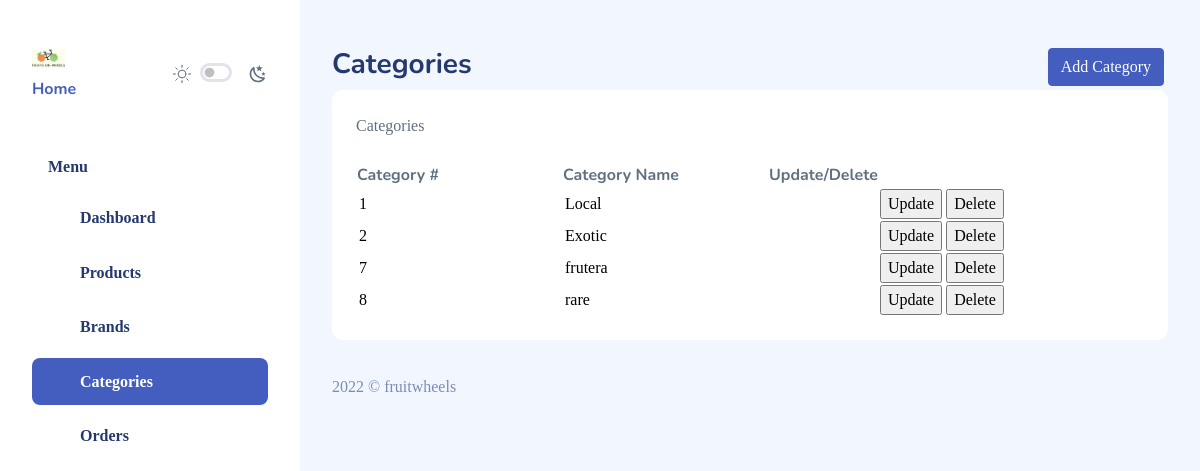
The page /view/admin_categories.php on the database its author committed.
### tables this page shows
CREATE TABLE `categories` (
  `cat_id` int(11) NOT NULL,
  `cat_name` varchar(100) NOT NULL
);

### controllers/product_controller.php (called while the page is built, shortened)
<?php
include("../classes/product_class.php");
function get_all_cat_ctr()
{
  $cat_list = new product_class();
  return $cat_list->get_all_cat_cls();
}
?>

### classes/product_class.php (called while the page is built, shortened)
<?php
require("../settings/db_class.php");
class product_class extends db_connection
{
	public function get_all_cat_cls(){
		$sql = "SELECT * FROM categories";
		return $this->db_fetch_all($sql);
	}
}
?>

### settings/db_class.php (called while the page is built, shortened)
<?php
class db_connection
{
	public $db = null;
	public $results = null;
	function db_connect()
	{
		$this->db= mysqli_connect(SERVER,USERNAME,PASSWD,DATABASE);
		if (mysqli_connect_errno())
		{
			return false;
		}else
		{
			return true;
		}
	}
	function db_query($sqlQuery)
	{
		$this->results = mysqli_query($this->db,$sqlQuery);
		if ($this->results == false)
		{
			return false;
		}else
		{
			return true;
		}
	}
	function db_fetch_all($sql)
	{
		if(!$this->db_query($sql))
		{
			return false;
		}
		return mysqli_fetch_all($this->results, MYSQLI_ASSOC);
	}
}
?>

### view/admin_categories.php (the view, shortened to what this page needs)
<?php
require("../controllers/product_controller.php");
?>
<!DOCTYPE html>
<html lang="en">
<head>
    <link rel="stylesheet" href="admin/assets/css/main/app.css">
    <link rel="stylesheet" href="admin/assets/css/main/app-dark.css">
    <link rel="stylesheet" href="admin/assets/css/pages/simple-datatables.css">
    <link rel="stylesheet" href="https://cdnjs.cloudflare.com/ajax/libs/font-awesome/6.1.1/css/all.min.css" />
</head>
<body>
    <div id="app">
        <div id="sidebar" class="active">
            <div class="sidebar-wrapper active">
                <div class="sidebar-header position-relative">
                    <div class="d-flex justify-content-between align-items-center">
                        <div class="logo">
                            <a href="index.html"><img src="../images/FoW_logo.jpeg" alt="Logo" srcset=""></a>
                            <h6><a href ="../view/homepage.php">Home</a></h6>
                        </div>
                        <div class="theme-toggle d-flex gap-2  align-items-center mt-2">
                            <div class="form-check form-switch fs-6">
                                <input class="form-check-input  me-0" type="checkbox" id="toggle-dark">
                            </div>
                        </div>
                    </div>
                </div>
                <div class="sidebar-menu">
                    <ul class="menu">
                        <li class="sidebar-title">Menu</li>
                        <li class="sidebar-item ">
                            <a href="admin_dashboard.php" class='sidebar-link'>
                                <i class="bi bi-grid-fill"></i>
                                <span>Dashboard</span>
                            </a>
                        </li>
                        <li class="sidebar-item  ">
                            <a href="admin_products.php" class='sidebar-link'>
                                <i class="bi bi-life-preserver"></i>
                                <span>Products</span>
                            </a>
                        </li>
                        <li class="sidebar-item ">
                            <a href="admin_brands.php" class='sidebar-link'>
                                <i class="bi bi-puzzle"></i>
                                <span>Brands</span>
                            </a>
                        </li>
                        <li class="sidebar-item   active">
                            <a href="admin_categories.php" class='sidebar-link'>
                                <i class="bi bi-table"></i>
                                <span>Categories</span>
                            </a>
                        </li>
                        <li class="sidebar-item  ">
                            <a href="#" class='sidebar-link'>
                                <i class="bi bi-cash"></i>
                                <span>Orders</span>
                            </a>
                        </li>
                    </ul>
                </div>
            </div>
        </div>
        <div id="main">
            <div class="page-heading">
                <div class="page-title">
                    <div class="row">
                        <div class="col-12 col-md-6 order-md-1 order-last">
                            <h3>Categories</h3>
                        </div>
                        <div class="col-12 col-md-6 order-md-2 order-first">
                            <nav aria-label="breadcrumb" class="breadcrumb-header float-start float-lg-end">
                                <button class="btn btn-primary me-1 mb-1" data-bs-toggle="modal" data-bs-target="#inlineForm">Add Category</button>
                            </nav>
                        </div>
                    </div>
                </div>
                <section class="section">
                    <div class="card">
                        <div class="card-header">
                            Categories
                        </div>
                        <div class="card-body">
                            <table>
                                <thead>
                                    <tr>
                                        <th>Category #</th>
                                        <th>Category Name</th>
                                        <th>Update/Delete</th>
                                    </tr>
                                </thead>
                                <tbody>
                                    <?php
                                      $all_categories = get_all_cat_ctr();
                                        foreach($all_categories as $one_item)
                                        {
                                            $categoryID = $one_item['cat_id'];
                                            $categoryName = $one_item['cat_name'];
                                             echo"
                                            <tr>
                                            <form action = '../actions/Add_Category.php' method = 'post'>
                                                <td><input type='' value= $categoryID name='cat_id' readonly style='border: none;'></td>
                                                <td><input type='' value= $categoryName name='cat_name'readonly style='border: none;'></td>
                                                <td>
                                                    <td>
                                                <input type='submit' value='Update'name='update'>
                                                    <input type='submit' value='Delete' name='delete'>
                                            </form>
                                                </td>
                                            </tr>";
                                        }
                                     ?>
                                </tbody>
                            </table>
                        </div>
                    </div>
                </section>
            </div>
            <footer>
                <div class="footer clearfix mb-0 text-muted">
                    <div class="float-start">
                        <p>2022 &copy; fruitwheels</p>
                    </div>
                </div>
            </footer>
        </div>
    </div>
</body>
</html>

### rows shown on the page
categories: cat_id "1", cat_name "Local"
categories: cat_id "2", cat_name "Exotic"
categories: cat_id "7", cat_name "frutera"
categories: cat_id "8", cat_name "rare"
